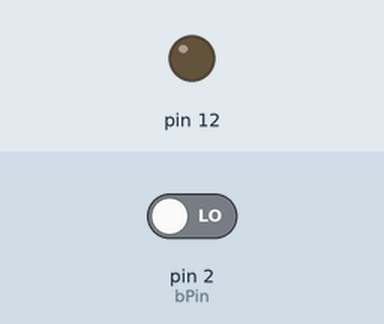
Simulated run of this sketch. Board: Arduino Uno, built with avr-gcc and run on an emulated ATmega328P. Shown: output pins drawn as LEDs (lit = HIGH). The inputs (shaded band) are chosen by the test bench; at power-on: pin 2 (bPin) LOW. What the sketch prints to the serial monitor is not drawn.

Above: at 1.2 s.
1.3 s: pin 2 (bPin) driven HIGH
At 2.6 s:
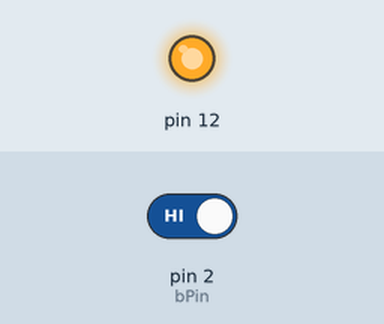
Timing chart, 0 to 4.3 s (numbered marks = the images above; inputs shaded):
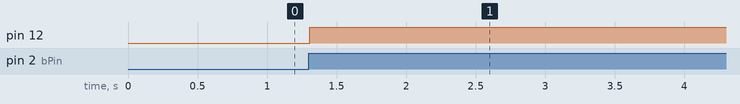

The sketch:

Assignment3.ino
```cpp
// C++ code
//
int bPin = 2;
int oButton = 2;
int state = 0;
int button;

void setup()
{
  pinMode(bPin, INPUT);
  pinMode(12, OUTPUT);
  Serial.begin(9600);
}

void loop()
{
  button = digitalRead(bPin);
  Serial.println(button);
  if(button && !oButton)
  {
    if(state == 0)
    {
      digitalWrite(12, HIGH);
      state = 1;
    }
    else {
      digitalWrite(12, LOW);
      state = 0;
    }
    oButton = 1;
  }
  else if(!button && oButton)
  {
    oButton = 0;
  }
}
```

Measured:
- after the input at 1.3 s, pin 12: LOW → HIGH at once
